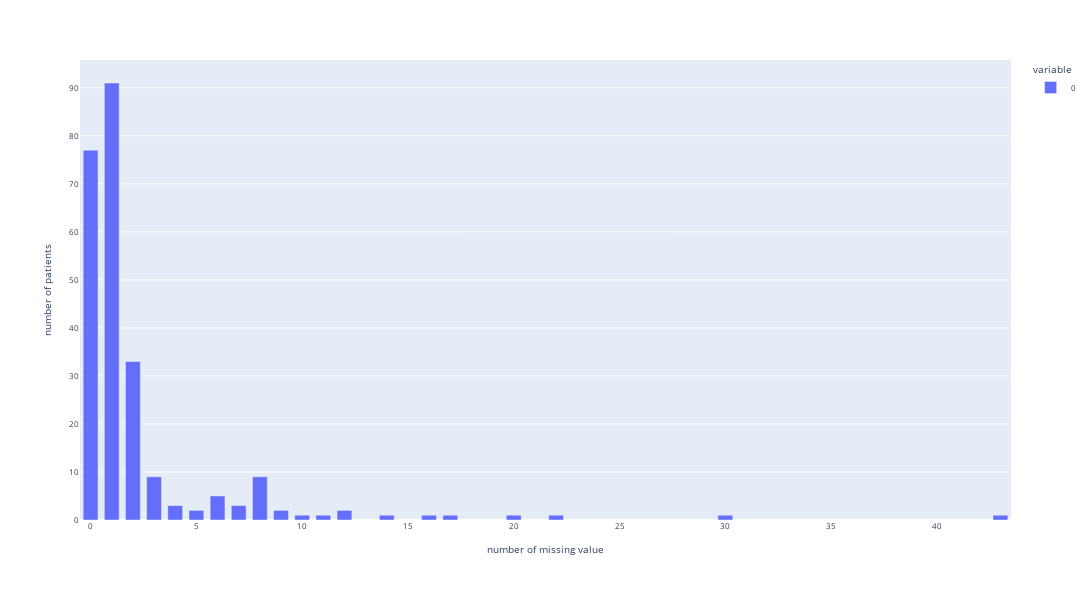

Notebook code for this chart:
### Markdown cell above
completed visit status is expected to present a lot of missing value

### Code cell
get_plot_na(merged_v8, 1)

### Figure 1 — Plotly figure (JSON) as saved in the notebook; plotly's stock layout.template omitted (floating-point values rounded to 4 significant figures)
{"data": [{"alignmentgroup": "True", "hovertemplate": "variable=0<br>number of missing value=%{x}<br>number of patients=%{y}<extra></extra>", "legendgroup": "0", "marker": {"color": "#636efa", "pattern": {"shape": ""}}, "name": "0", "offsetgroup": "0", "orientation": "v", "showlegend": true, "textposition": "auto", "type": "bar", "x": [0, 1, 2, 3, 4, 5, 6, 7, 8, 9, 10, 11, 12, 14, 16, 17, 20, 22, 30, 43], "xaxis": "x", "y": [77, 91, 33, 9, 3, 2, 5, 3, 9, 2, 1, 1, 2, 1, 1, 1, 1, 1, 1, 1], "yaxis": "y"}], "layout": {"bargap": 0.3, "barmode": "relative", "font": {"size": 8}, "height": 600, "legend": {"title": {"text": "variable"}, "tracegroupgap": 0}, "margin": {"t": 60}, "width": 2000, "xaxis": {"anchor": "y", "domain": [0, 1], "title": {"text": "number of missing value"}}, "yaxis": {"anchor": "x", "domain": [0, 1], "title": {"text": "number of patients"}}}}
